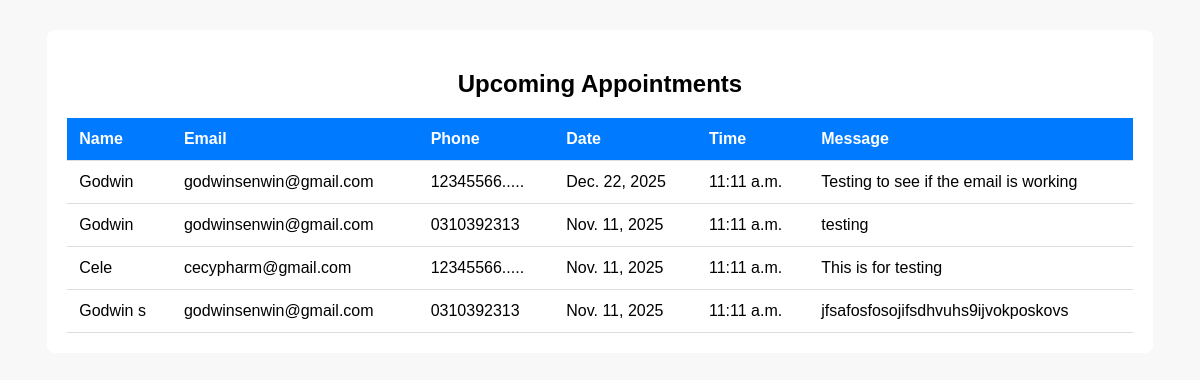
/dashboard/, run on the app's committed database.
### ce_cypharm/models.py (models this page shows, shortened)
class Appointment(models.Model):
    name = models.CharField(max_length=100)
    email = models.EmailField()
    phone = models.CharField(max_length=15, blank=True)
    date = models.DateField()
    time = models.TimeField()
    message = models.TextField(blank=True)
    created_at = models.DateTimeField(auto_now_add=True)
    class Meta:
        ordering = ['-created_at']

### ce_cypharm/views.py (the view)
# urls.py: path('dashboard/', views.appointment_dashboard, name='appointment_dashboard'),
def appointment_dashboard(request):
    appointments = Appointment.objects.all().order_by('-created_at')
    return render(request, 'ce_cypharm/dashboard.html', {'appointments': appointments})

### templates/ce_cypharm/dashboard.html (shortened to what this page needs)
<!DOCTYPE html>
<html lang="en">
<head>
</head>
<body>
<div class="container">
    <h2>Upcoming Appointments</h2>
    <table>
        <tr>
            <th>Name</th>
            <th>Email</th>
            <th>Phone</th>
            <th>Date</th>
            <th>Time</th>
            <th>Message</th>
        </tr>
        {% for appointment in appointments %}
        <tr>
            <td>{{ appointment.name }}</td>
            <td>{{ appointment.email }}</td>
            <td>{{ appointment.phone }}</td>
            <td>{{ appointment.date }}</td>
            <td>{{ appointment.time }}</td>
            <td>{{ appointment.message }}</td>
        </tr>
        {% empty %}
        <tr><td colspan="6" style="text-align:center;">No appointments found.</td></tr>
        {% endfor %}
    </table>
</div>
</body>
</html>

### templates/ce_cypharm/dashboard.html (style rules this page uses)
body { font-family: Arial, sans-serif; background: #f8f8f8; }
.container { width: 90%; margin: 30px auto; background: #fff; padding: 20px; border-radius: 8px; }
h2 { text-align: center; }
table { width: 100%; border-collapse: collapse; margin-top: 20px; }
th, td { padding: 12px; border-bottom: 1px solid #ddd; text-align: left; }
th { background: #007bff; color: white; }

### data on the page
Appointment: name "Godwin", email "godwinsenwin@gmail.com", phone "12345566.....", date "Dec. 22, 2025", time "11:11 a.m.", message "Testing to see if the email is working"
Appointment: name "Godwin", email "godwinsenwin@gmail.com", phone "0310392313", date "Nov. 11, 2025", time "11:11 a.m.", message "testing"
Appointment: name "Cele", email "cecypharm@gmail.com", phone "12345566.....", date "Nov. 11, 2025", time "11:11 a.m.", message "This is for testing"
Appointment: name "Godwin s", email "godwinsenwin@gmail.com", phone "0310392313", date "Nov. 11, 2025", time "11:11 a.m.", message "jfsafosfosojifsdhvuhs9ijvokposkovs"
